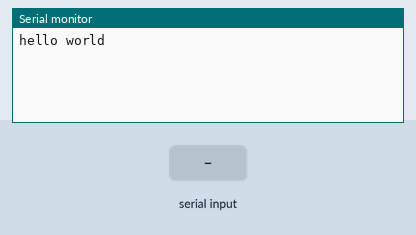
A sketch run on a simulated Arduino Uno, built with avr-gcc and run on an emulated ATmega328P. Shown: the last lines printed to the serial monitor. The test bench sets the inputs (shaded band).

Above: at 2.8 s.
2.9 s: "1" received over the second serial link
At 4.1 s:
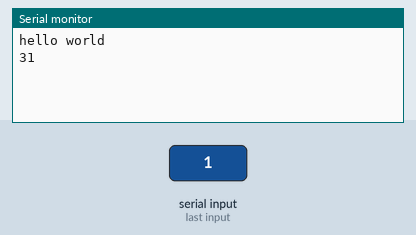
4.5 s: "0" received over the second serial link
At 5.8 s:
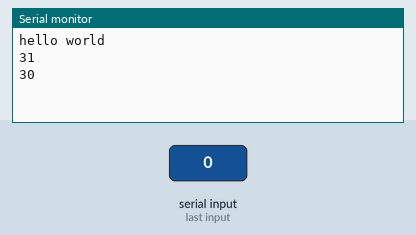
6.0 s: "2" received over the second serial link
At 7.3 s:
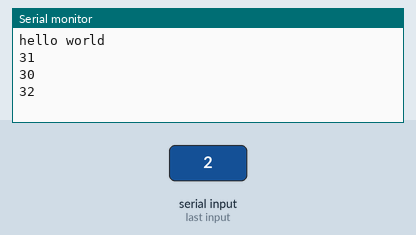

Measured:
- after the input at 2.9 s, the serial monitor: prints a new line after 0.13 s (image 1)
- after the input at 4.5 s, the serial monitor: prints a new line after 0.54 s (image 2)
- after the input at 6.0 s, the serial monitor: prints a new line after 0.05 s (image 3)

The sketch:

ComArduino.ino
```cpp
#include <SoftwareSerial.h>

//int PIN = 13; // sortie pour lecture PWM
byte variable = 0x8;//
SoftwareSerial serial2(11,13); //RX, TX

void setup() {
  // put your setup code here, to run once:
//  pinMode(PIN,OUTPUT);
  Serial.begin(4800);
  serial2.begin(4800);

  Serial.println("hello world");
}

void loop() {
  int state = 0;

  if(serial2.available())
  Serial.println(serial2.read(),HEX);

  serial2.write(16);

  serial2.write(1);

  serial2.write(2);

  serial2.write(3);

  delay(1000);

/*
  while (1) {

       if(serial2.available())
       Serial.println(serial2.read(),HEX);
     //Serial.write(variable);

    if (state == 0) {
      digitalWrite(PIN, LOW);
      state = 1;
    }
    else {
      digitalWrite(PIN, HIGH);
      state = 0;
    }
    delayMicroseconds(4500);


  }
  */
  // put your main code here, to run repeatedly:

}
```
